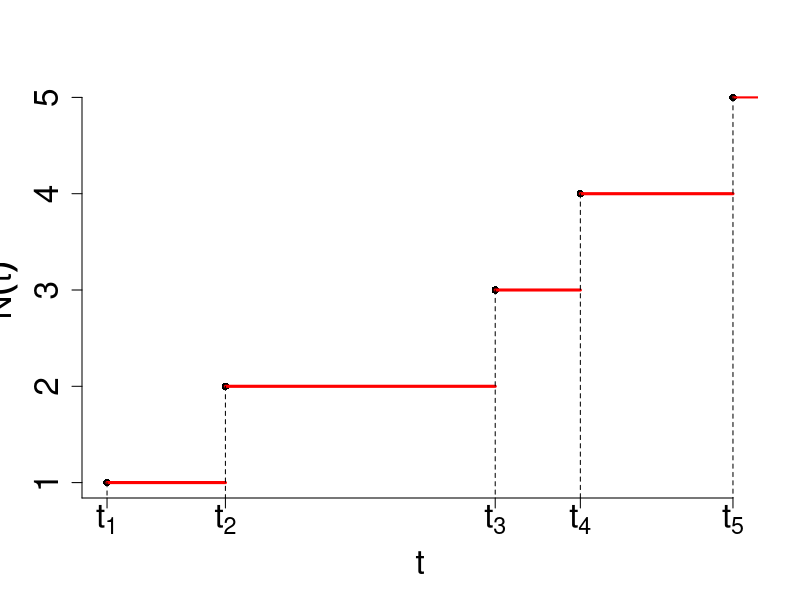

This figure's R source:
par(mfrow=c(1,1))
set.seed(12)
times = rexp(5,1)
y = seq(1,5,1)
times=sort(times)
plot(times, y, pch=16, ylab=expression(N(t)), xlab=expression(t), xaxt = "n", axes=F, cex.lab=2, cex.axis=2)
for (j in 1:length(y)){
  segments(times[j], y[j],times[j+1],y[j], col = 'red',lwd=3)
}

segments(times[5],y[5],times[5]+1,y[5], col = 'red',lwd=2)

for (i in 1:length(y)){
  segments(times[i], y[i],times[i],0, col = 'black',lty=2)
}
axis(1, at = c(0,times), labels = c(NA,expression(t[1]),expression(t[2]), expression(t[3]), expression(t[4]), expression(t[5])), cex.axis=2, cex=2)
axis(2, at=c(0,y), cex=2, cex.axis=2)
